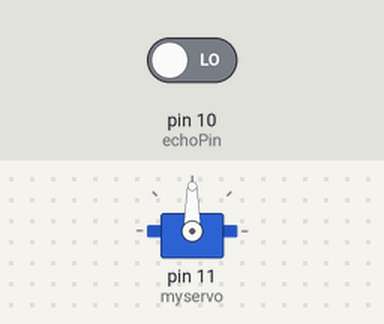
Bench run of a sketch on a simulated Arduino Uno, built with avr-gcc and run on an emulated ATmega328P. Shown: servo. Inputs (shaded band) come from the test bench; at power-on: pin 10 (echoPin) LOW.

Above: at 0.05 s.
At 7.0 s:
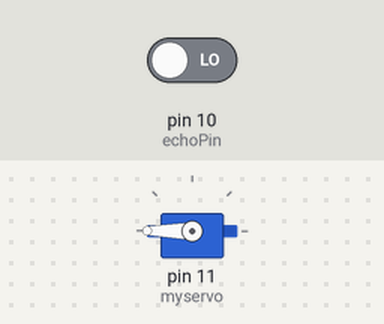
Timing chart, 0 to 10.4 s (numbered marks = the images above):
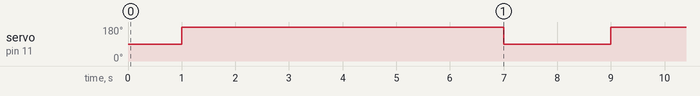

The sketch:

opener.ino
```cpp
#include <Servo.h>

Servo myservo;

const int trigPin = 9;
const int echoPin = 10;

long duration;
int distance;

int pos = 90;

void setup() {
  // put your setup code here, to run once:
  pinMode(trigPin, OUTPUT);
  pinMode(echoPin, INPUT);
  myservo.attach(11);
}

void loop() {
  digitalWrite(trigPin, LOW);
  delayMicroseconds(2);

  digitalWrite(trigPin, HIGH);
  delayMicroseconds(10);
  digitalWrite(echoPin, LOW);

  duration = pulseIn(echoPin, HIGH);
  distance = duration*0.034/2;


  if (distance < 30){
    myservo.write(180);
    delay(6000);
    myservo.write(pos);
    delay(1000);
  }


}
```

Measured:
- by itself, servo on pin 11 (myservo): alternates 180° for 6.0 s and 90° for 2.0 s
